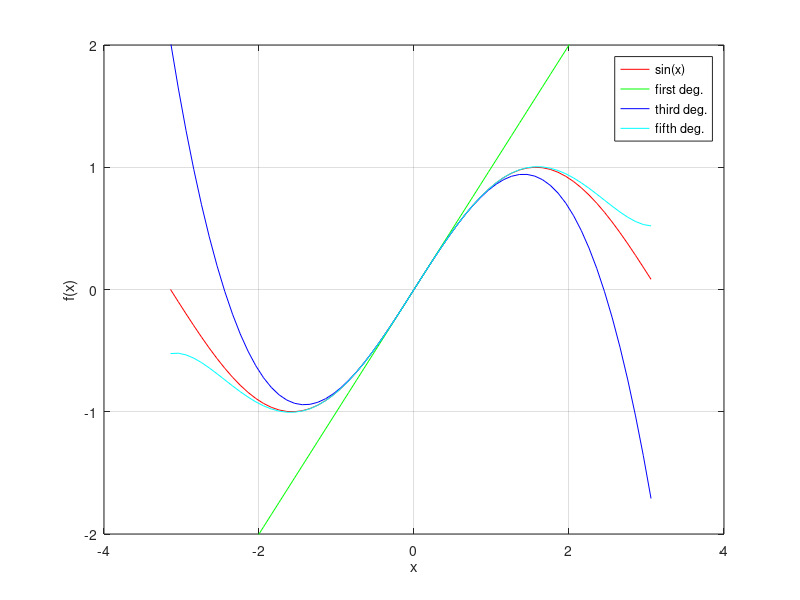
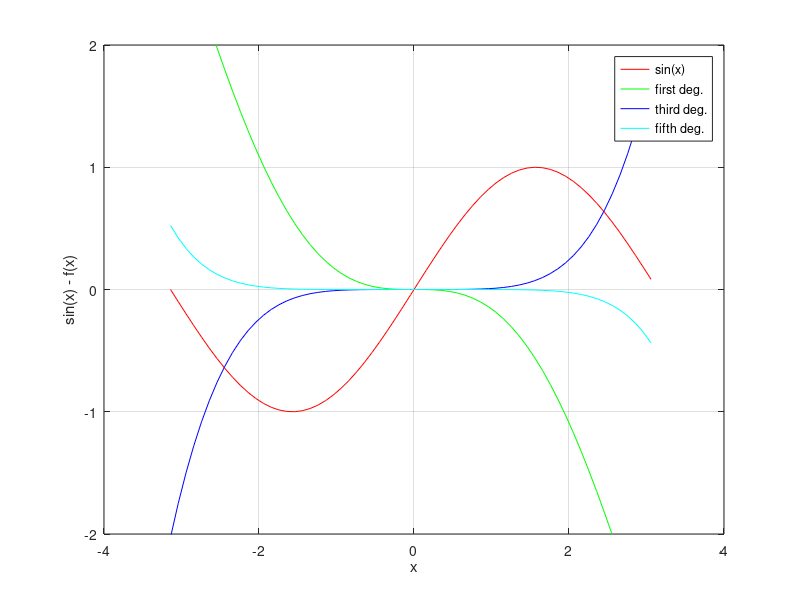

Here is the MATLAB script that generated these plots, in order:
clear all;
close all;

x = [-pi:0.1:pi];

y = sin(x);

y1 = x;
y2 = y1 - (((x).^3)./6);
y3 = y2 + (((x).^5)./120);

figure;
plot(x,y,'r',x,y1,'g',x,y2,'b',x,y3,'c');
grid on;
legend('sin(x)','first deg.','third deg.','fifth deg.')
xlabel('x');
ylabel('f(x)');
ylim([-2 2]);

y1 = y - y1;
y2 = y - y2;
y3 = y - y3;

figure;
plot(x,y,'r',x,y1,'g',x,y2,'b',x,y3,'c');
grid on;
legend('sin(x)','first deg.','third deg.','fifth deg.')
xlabel('x');
ylabel('sin(x) - f(x)');
ylim([-2 2]);